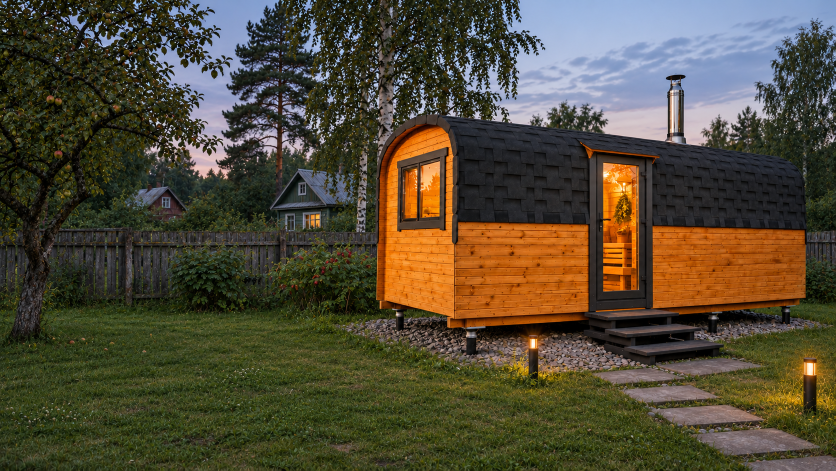
#> input picture concepts/home-hero/assets/kvadro.png, 1671 x 941 px (shown at 1/2 size); its folder holds 4 pictures in this run
$ python build.py
#> lines starting #> are read from the running program, lines starting #| are printed output that depends on the picture
"""Build an isolated hero overlay on the captured LIVE home. Does not publish."""
import hashlib
import argparse
import json
import re
import shutil
import html
import zipfile
from pathlib import Path
from PIL import Image

HERE = Path(__file__).resolve().parent
ROOT = HERE.parents[1]
OUT = ROOT / 'output/home-hero-site'
BASELINE = HERE / 'baseline/index.html'
MODEL_PAGES = {'kvadro':'kvadro', 'parus':'parus', 'viking':'viking', 'kvadro-haus':'kvadro-house'}


def sha(data):
    return hashlib.sha256(data).hexdigest()

# [62 lines left out: functions copy_layouts, compose, compose_model, not called in this run]


def main():
    parser = argparse.ArgumentParser()
    parser.add_argument('--home-baseline', type=Path,
                        help='Homepage HTML from the current server release')
    parser.add_argument('--model-baseline', type=Path,
                        help='Directory containing bani/SLUG/index.html from the current server release')
    parser.add_argument('--pricebook', type=Path, default=ROOT / 'web/data/catalog-pricebook.json',
                        help='Pricebook from the same release as the homepage')
    parser.add_argument('--release', action='store_true', help='Build production overlay without preview settings')
    args = parser.parse_args()
    if args.release and not (args.home_baseline and args.model_baseline):
        parser.error('--release requires --home-baseline and --model-baseline from the target server release')
    baseline = args.home_baseline or BASELINE
    output = ROOT / 'output/home-hero-release' if args.release else OUT
    destination = output / 'home-hero'
    (destination / 'assets').mkdir(parents=True, exist_ok=True)
    for name in ['hero.css', 'hero.mjs', 'catalog.mjs', 'roof-points.mjs', 'plan-navigation.mjs',
                 'model-journey.mjs', 'model-request.mjs', 'layout-panel.mjs', 'layout-story.mjs', 'layout-viewer.mjs',
                 'model-examples.mjs']:
        shutil.copy2(HERE / name, destination / name)
    for name in ['kvadro', 'parus', 'viking', 'house']:
        original = Image.open(HERE / 'assets' / (name + '.png')).convert('RGB')
#> original is the input picture: PIL image 1671x941 RGB; mean R, G, B 81.8, 74.3, 54.6
        for width in [640, 1280, 1920]:
            height = round(original.height * width / original.width)
            original.resize((width, height), Image.Resampling.LANCZOS).save(
                destination / 'assets' / f'{name}-{width}.webp', quality=85, method=6)
#> this loop made 3 passes
#> pass 1, in main, `original.resize((width, height), Image.Resampling.LANCZOS).save( desti..`:
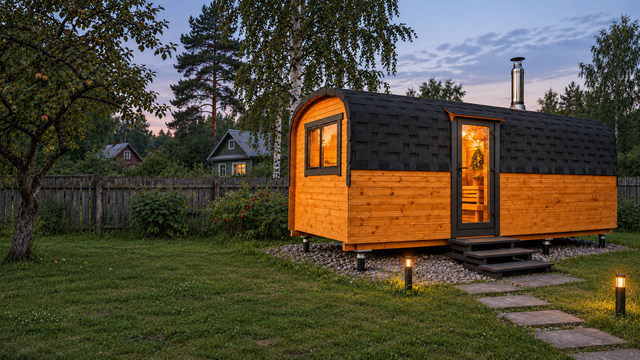
#> saved as kvadro-640.webp: PIL image 640x360 RGB; mean R, G, B 81.8, 74.3, 54.7
#> pass 2, in main, `original.resize((width, height), Image.Resampling.LANCZOS).save( desti..`:
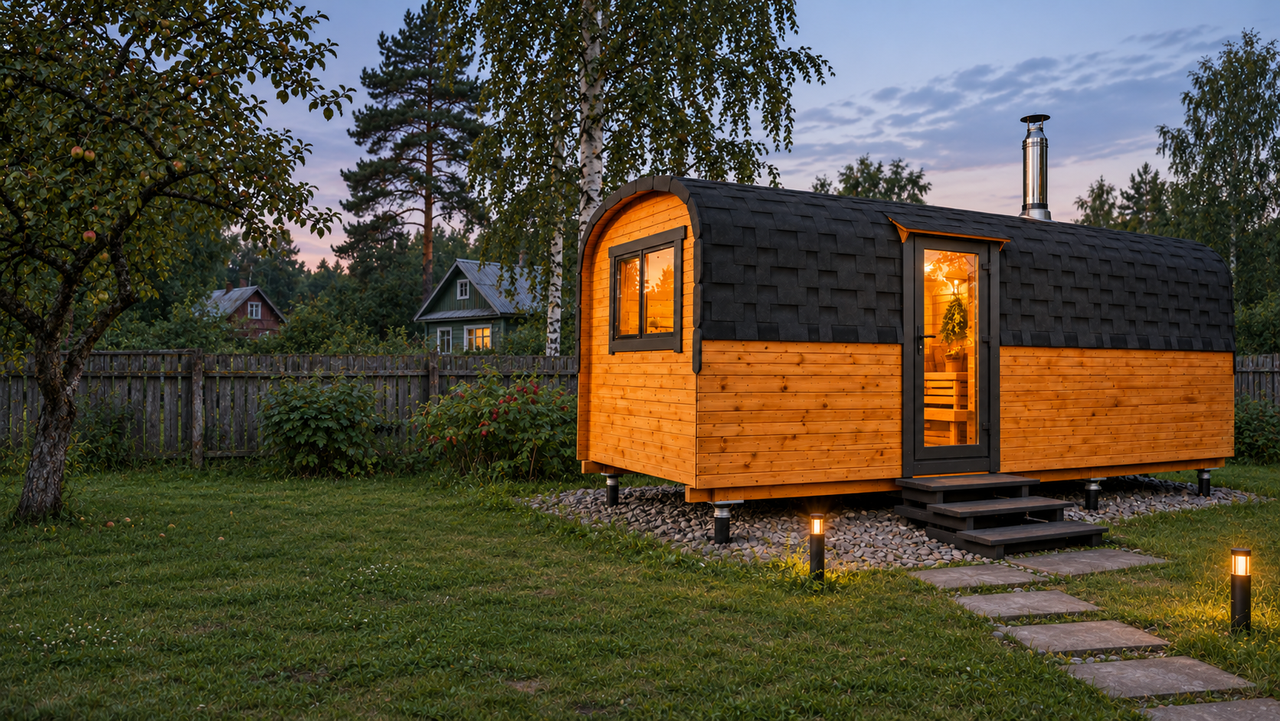
#> saved as kvadro-1280.webp: PIL image 1280x721 RGB; mean R, G, B 81.8, 74.3, 54.7
#> pass 2 of the loop in main, `for name in ['kvadro', 'parus', 'viking', 'house']:`:
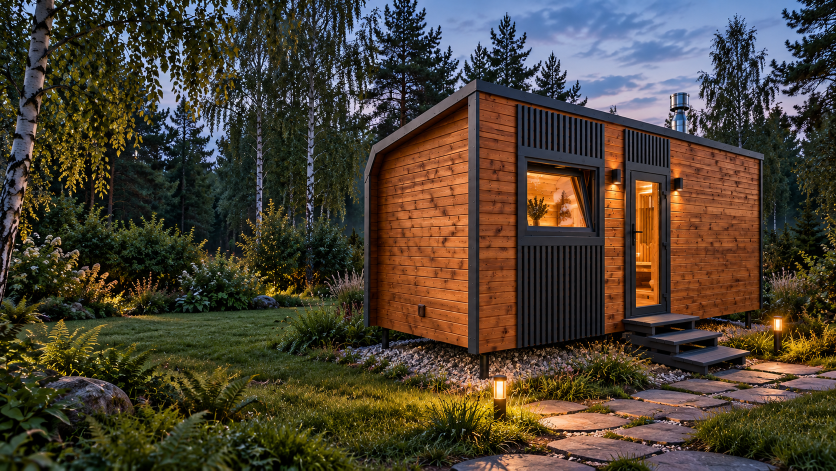
#> input picture concepts/home-hero/assets/parus.png, 1672 x 941 px (shown at 1/2 size)
#> in main, original is the input picture: PIL image 1672x941 RGB; mean R, G, B 74.7, 65.2, 51.7
#> the loop in main, `for width in [640, 1280, 1920]:` made 3 passes
#> pass 1, in main, `original.resize((width, height), Image.Resampling.LANCZOS).save( desti..`:
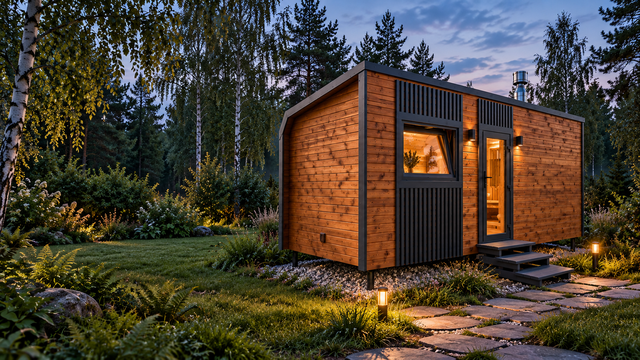
#> saved as parus-640.webp: PIL image 640x360 RGB; mean R, G, B 74.7, 65.2, 51.8
#> pass 2, in main, `original.resize((width, height), Image.Resampling.LANCZOS).save( desti..`:
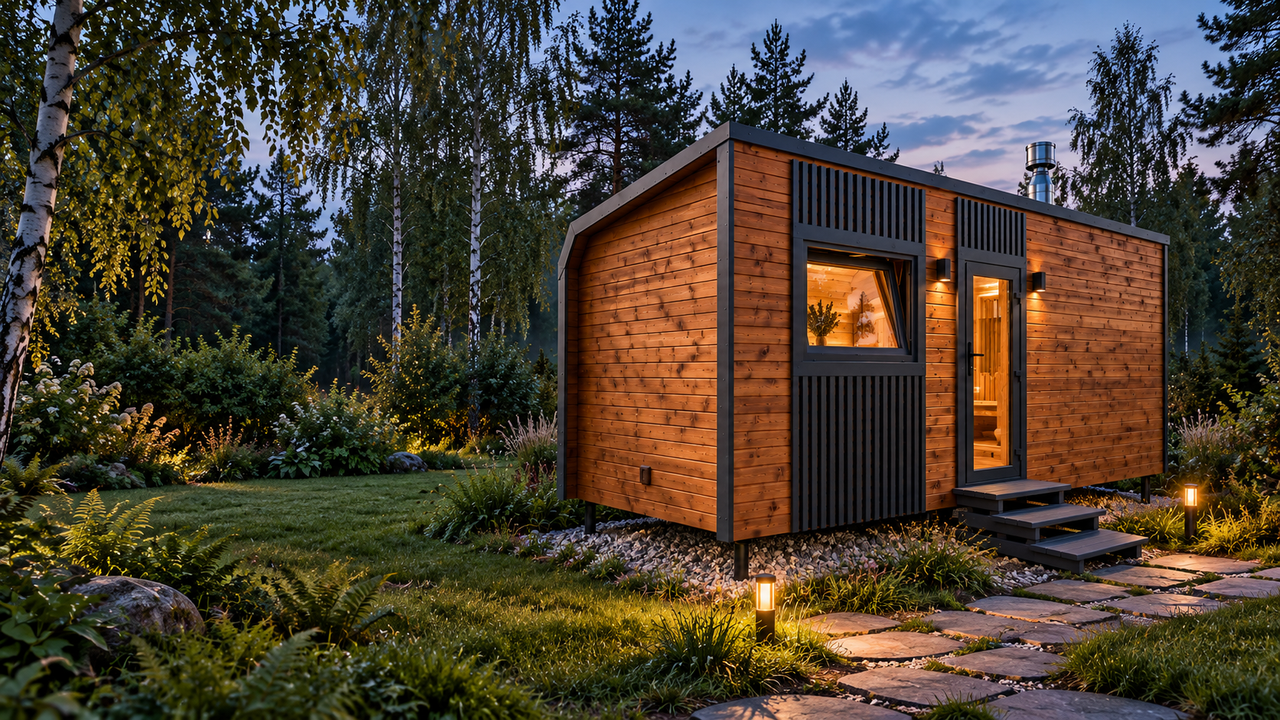
#> saved as parus-1280.webp: PIL image 1280x720 RGB; mean R, G, B 74.7, 65.2, 51.7
#> pass 3 of the loop in main, `for name in ['kvadro', 'parus', 'viking', 'house']:`:
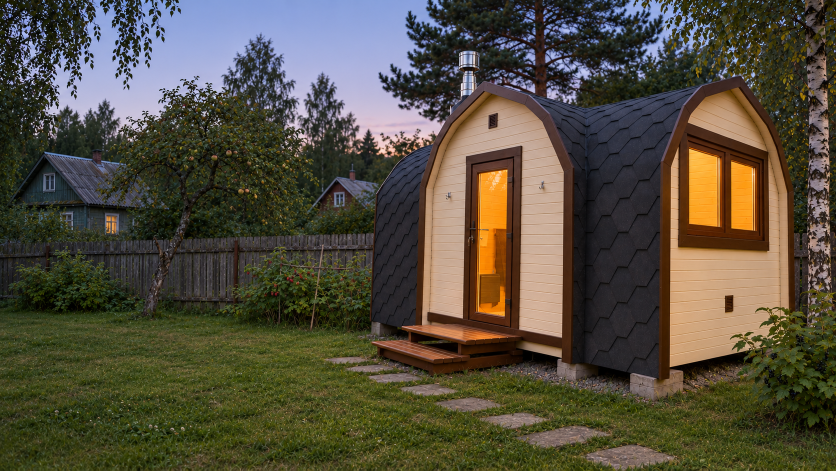
#> input picture concepts/home-hero/assets/viking.png, 1672 x 941 px (shown at 1/2 size)
#> in main, original is the input picture: PIL image 1672x941 RGB; mean R, G, B 83.8, 77.9, 62.2
#> the loop in main, `for width in [640, 1280, 1920]:` made 3 passes
#> pass 1, in main, `original.resize((width, height), Image.Resampling.LANCZOS).save( desti..`:
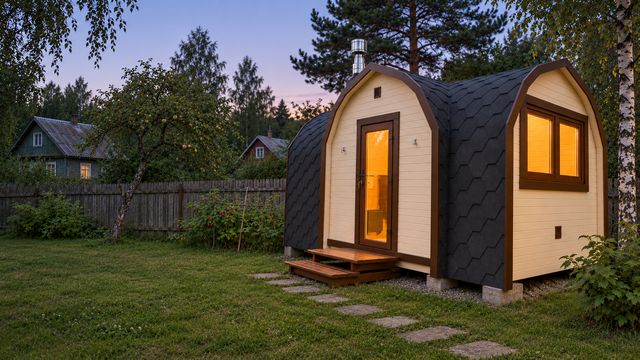
#> saved as viking-640.webp: PIL image 640x360 RGB; mean R, G, B 83.8, 77.9, 62.2
#> pass 2, in main, `original.resize((width, height), Image.Resampling.LANCZOS).save( desti..`:
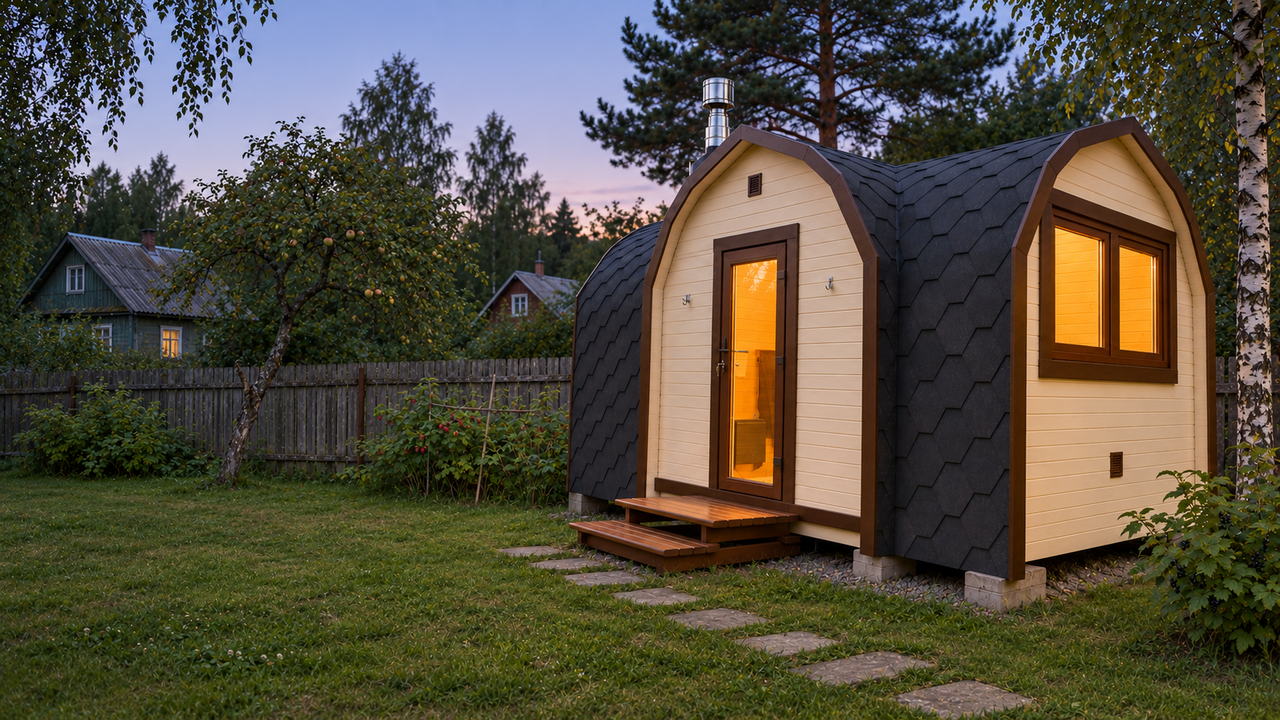
#> saved as viking-1280.webp: PIL image 1280x720 RGB; mean R, G, B 83.8, 77.9, 62.2
#> the loop made 4 passes; the first 3 are shown
#> (the run stopped early here; a loop or call above may not have finished)
